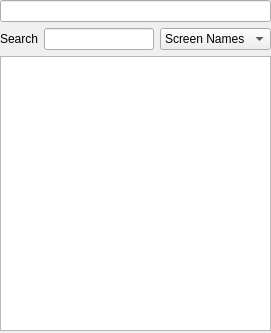
<?xml version="1.0" encoding="UTF-8"?>
<ui version="4.0">
 <class>Dialog</class>
 <widget class="QDialog" name="Dialog">
  <property name="geometry">
   <rect>
    <x>0</x>
    <y>0</y>
    <width>271</width>
    <height>333</height>
   </rect>
  </property>
  <property name="sizePolicy">
   <sizepolicy hsizetype="Expanding" vsizetype="Expanding">
    <horstretch>0</horstretch>
    <verstretch>0</verstretch>
   </sizepolicy>
  </property>
  <property name="sizeIncrement">
   <size>
    <width>0</width>
    <height>48</height>
   </size>
  </property>
  <property name="windowTitle">
   <string>Dialog</string>
  </property>
  <widget class="QWidget" name="verticalLayoutWidget">
   <property name="geometry">
    <rect>
     <x>0</x>
     <y>0</y>
     <width>271</width>
     <height>331</height>
    </rect>
   </property>
   <layout class="QVBoxLayout" name="verticalLayout">
    <item>
     <widget class="QLineEdit" name="lineEdit_2"/>
    </item>
    <item>
     <layout class="QHBoxLayout" name="horizontalLayout">
      <item>
       <widget class="QLabel" name="label">
        <property name="text">
         <string>Search</string>
        </property>
       </widget>
      </item>
      <item>
       <widget class="QLineEdit" name="lineEdit"/>
      </item>
      <item>
       <widget class="QComboBox" name="comboBox">
        <item>
         <property name="text">
          <string>Screen Names</string>
         </property>
        </item>
        <item>
         <property name="text">
          <string>Real Names</string>
         </property>
        </item>
       </widget>
      </item>
     </layout>
    </item>
    <item>
     <widget class="QListWidget" name="listWidget">
      <property name="sizePolicy">
       <sizepolicy hsizetype="Expanding" vsizetype="Expanding">
        <horstretch>0</horstretch>
        <verstretch>120</verstretch>
       </sizepolicy>
      </property>
      <property name="minimumSize">
       <size>
        <width>0</width>
        <height>50</height>
       </size>
      </property>
     </widget>
    </item>
   </layout>
  </widget>
 </widget>
 <resources/>
 <connections>
  <connection>
   <sender>comboBox</sender>
   <signal>currentIndexChanged(int)</signal>
   <receiver>Dialog</receiver>
   <slot>ComboFilter()</slot>
   <hints>
    <hint type="sourcelabel">
     <x>189</x>
     <y>43</y>
    </hint>
    <hint type="destinationlabel">
     <x>38</x>
     <y>85</y>
    </hint>
   </hints>
  </connection>
  <connection>
   <sender>lineEdit</sender>
   <signal>textChanged(QString)</signal>
   <receiver>Dialog</receiver>
   <slot>SearchFilter()</slot>
   <hints>
    <hint type="sourcelabel">
     <x>104</x>
     <y>49</y>
    </hint>
    <hint type="destinationlabel">
     <x>82</x>
     <y>332</y>
    </hint>
   </hints>
  </connection>
  <connection>
   <sender>lineEdit_2</sender>
   <signal>returnPressed()</signal>
   <receiver>Dialog</receiver>
   <slot>PostReply()</slot>
   <hints>
    <hint type="sourcelabel">
     <x>249</x>
     <y>20</y>
    </hint>
    <hint type="destinationlabel">
     <x>298</x>
     <y>26</y>
    </hint>
   </hints>
  </connection>
 </connections>
 <slots>
  <slot>SearchFilter()</slot>
  <slot>ComboFilter()</slot>
  <slot>PostReply()</slot>
  <slot>ShowContext()</slot>
 </slots>
</ui>
